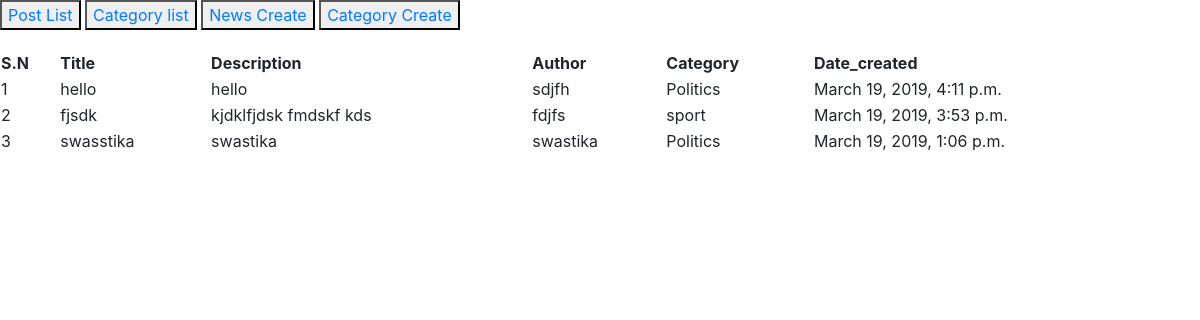
Screenshot of /editorpanel/news/list with the database file from the repository.
### newsapp/models.py (models this page shows)
class News(models.Model):
    title = models.CharField(max_length=100)
    description = models.TextField()
    image = models.ImageField(upload_to='post_photo', null=True)
    date_created = models.DateTimeField(default=timezone.now, blank=True)
    author = models.CharField(max_length=100)
    category = models.ForeignKey(Category, on_delete=models.SET_NULL, null=True, blank=True, related_name="news")
    count = models.PositiveIntegerField(default=1,null= True, blank= True)
    def __str__(self):
        return self.author
    class Meta:
        ordering = ['-id']

class Category(models.Model):
    title = models.CharField(max_length=50)
    def __str__(self):
        return self.title

### newsapp/views.py (the view)
# urls.py: path('editorpanel/news/list', EditorNewsListView.as_view(), name='editornewslist'),
class EditorNewsListView(BaseMixin,ListView):
    template_name = 'editortemplates/editornewslist.html'
    model = News
    context_object_name = 'editornewslist'

### newsapp/views.py (called while the page is built)
    def get_context_data(self, **kwargs):
        context = super().get_context_data(**kwargs)
        context['allcategory'] = Category.objects.all()
        print(context)
        return context

### templates/editortemplates/editornewslist.html (shortened to what this page needs)
{% extends 'editortemplates/editorbase.html' %}
{% load static %}
{% block body %}
<table style="width: 100%; margin-top: 20px;">
<thead>
    <th>S.N</th>
    <th>Title</th>
    <th>Description</th>
    <th>Author</th>
    <th>Category</th>
    <th>Date_created</th>
</thead>
<tbody>
{% for news in editornewslist %}
<tr>
    <td>{{forloop.counter}}</td>
    <td>{{news.title}}</td>
    <td>{{news.description}}</td>
    <td>{{news.author}}</td>
    <td>{{news.category}}</td>
    <td>{{news.date_created}}</td>
</tr>
{% endfor %}
</tbody>
</table>
{% endblock %}

### rows the page displays
News: title "hello", description "hello", author "sdjfh", category "Politics", date_created "March 19, 2019, 4:11 p.m."
News: title "fjsdk", description "kjdklfjdsk fmdskf kds", author "fdjfs", category "sport", date_created "March 19, 2019, 3:53 p.m."
News: title "swasstika", description "swastika", author "swastika", category "Politics", date_created "March 19, 2019, 1:06 p.m."
